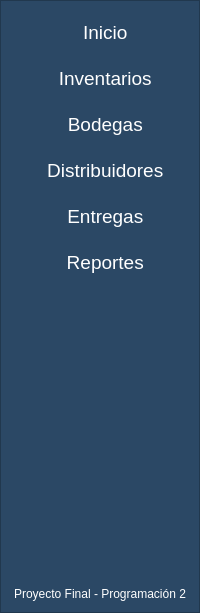
        <widget class="QFrame" name="frame_lateral">
         <property name="minimumSize">
          <size>
           <width>200</width>
           <height>0</height>
          </size>
         </property>
         <property name="maximumSize">
          <size>
           <width>200</width>
           <height>16777215</height>
          </size>
         </property>
         <property name="font">
          <font>
           <family>Segoe UI</family>
           <pointsize>12</pointsize>
          </font>
         </property>
         <property name="styleSheet">
          <string notr="true">QFrame{
background-color: #2b4865;
}

QPushButton{
background-color: #2b4865;
border-top-left-radius: 20px;
border-bottom-left-radius: 20px;
}

QPushButton:hover{
background-color: #20c4cb;
border-top-left-radius: 20px;
border-bottom-left-radius: 20px;
}</string>
         </property>
         <property name="frameShape">
          <enum>QFrame::StyledPanel</enum>
         </property>
         <property name="frameShadow">
          <enum>QFrame::Raised</enum>
         </property>
         <layout class="QVBoxLayout" name="verticalLayout_3">
          <item>
           <widget class="QPushButton" name="pushButton_inicio">
            <property name="minimumSize">
             <size>
              <width>0</width>
              <height>40</height>
             </size>
            </property>
            <property name="maximumSize">
             <size>
              <width>16777215</width>
              <height>40</height>
             </size>
            </property>
            <property name="font">
             <font>
              <family>Segoe UI</family>
              <pointsize>14</pointsize>
             </font>
            </property>
            <property name="styleSheet">
             <string notr="true">color: rgb(255, 255, 255);</string>
            </property>
            <property name="text">
             <string>  Inicio</string>
            </property>
            <property name="icon">
             <iconset>
              <normaloff>../7c7969d2/home-5801.png</normaloff>../7c7969d2/home-5801.png</iconset>
            </property>
            <property name="iconSize">
             <size>
              <width>32</width>
              <height>32</height>
             </size>
            </property>
           </widget>
          </item>
          <item>
           <widget class="QPushButton" name="pushButton_inv">
            <property name="minimumSize">
             <size>
              <width>0</width>
              <height>40</height>
             </size>
            </property>
            <property name="maximumSize">
             <size>
              <width>16777215</width>
              <height>40</height>
             </size>
            </property>
            <property name="font">
             <font>
              <family>Segoe UI</family>
              <pointsize>14</pointsize>
             </font>
            </property>
            <property name="styleSheet">
             <string notr="true">color: rgb(255, 255, 255);</string>
            </property>
            <property name="text">
             <string>  Inventarios</string>
            </property>
            <property name="icon">
             <iconset>
              <normaloff>../c1b3981b/basket-5855.png</normaloff>../c1b3981b/basket-5855.png</iconset>
            </property>
            <property name="iconSize">
             <size>
              <width>32</width>
              <height>32</height>
             </size>
            </property>
            <property name="flat">
             <bool>false</bool>
            </property>
           </widget>
          </item>
          <item>
           <widget class="QPushButton" name="pushButton_bod">
            <property name="minimumSize">
             <size>
              <width>0</width>
              <height>40</height>
             </size>
            </property>
            <property name="maximumSize">
             <size>
              <width>16777215</width>
              <height>40</height>
             </size>
            </property>
            <property name="font">
             <font>
              <family>Segoe UI</family>
              <pointsize>14</pointsize>
             </font>
            </property>
            <property name="styleSheet">
             <string notr="true">color: rgb(255, 255, 255);</string>
            </property>
            <property name="text">
             <string>  Bodegas</string>
            </property>
            <property name="icon">
             <iconset>
              <normaloff>../7f6c7a9e/store-5853.png</normaloff>../7f6c7a9e/store-5853.png</iconset>
            </property>
            <property name="iconSize">
             <size>
              <width>32</width>
              <height>32</height>
             </size>
            </property>
           </widget>
          </item>
          <item>
           <widget class="QPushButton" name="pushButton_dist">
            <property name="minimumSize">
             <size>
              <width>0</width>
              <height>40</height>
             </size>
            </property>
            <property name="maximumSize">
             <size>
              <width>16777215</width>
              <height>40</height>
             </size>
            </property>
            <property name="font">
             <font>
              <family>Segoe UI</family>
              <pointsize>14</pointsize>
             </font>
            </property>
            <property name="styleSheet">
             <string notr="true">color: rgb(255, 255, 255);</string>
            </property>
            <property name="text">
             <string>  Distribuidores</string>
            </property>
            <property name="icon">
             <iconset>
              <normaloff>../a9d8ba0a/delivery-truck-5852.png</normaloff>../a9d8ba0a/delivery-truck-5852.png</iconset>
            </property>
            <property name="iconSize">
             <size>
              <width>32</width>
              <height>32</height>
             </size>
            </property>
           </widget>
          </item>
          <item>
           <widget class="QPushButton" name="pushButton_ent">
            <property name="minimumSize">
             <size>
              <width>0</width>
              <height>40</height>
             </size>
            </property>
            <property name="maximumSize">
             <size>
              <width>16777215</width>
              <height>40</height>
             </size>
            </property>
            <property name="font">
             <font>
              <family>Segoe UI</family>
              <pointsize>14</pointsize>
             </font>
            </property>
            <property name="styleSheet">
             <string notr="true">color: rgb(255, 255, 255);</string>
            </property>
            <property name="text">
             <string>  Entregas</string>
            </property>
            <property name="icon">
             <iconset>
              <normaloff>../f069b90d/delivery-5851.png</normaloff>../f069b90d/delivery-5851.png</iconset>
            </property>
            <property name="iconSize">
             <size>
              <width>32</width>
              <height>32</height>
             </size>
            </property>
           </widget>
          </item>
          <item>
           <widget class="QPushButton" name="pushButton_rep">
            <property name="minimumSize">
             <size>
              <width>0</width>
              <height>40</height>
             </size>
            </property>
            <property name="maximumSize">
             <size>
              <width>16777215</width>
              <height>40</height>
             </size>
            </property>
            <property name="font">
             <font>
              <family>Segoe UI</family>
              <pointsize>14</pointsize>
             </font>
            </property>
            <property name="styleSheet">
             <string notr="true">color: rgb(255, 255, 255);</string>
            </property>
            <property name="text">
             <string>  Reportes</string>
            </property>
            <property name="icon">
             <iconset>
              <normaloff>../9f18e30c/documents-5773.png</normaloff>../9f18e30c/documents-5773.png</iconset>
            </property>
            <property name="iconSize">
             <size>
              <width>32</width>
              <height>32</height>
             </size>
            </property>
           </widget>
          </item>
          <item>
           <spacer name="verticalSpacer">
            <property name="orientation">
             <enum>Qt::Vertical</enum>
            </property>
            <property name="sizeHint" stdset="0">
             <size>
              <width>20</width>
              <height>299</height>
             </size>
            </property>
           </spacer>
          </item>
          <item>
           <widget class="QLabel" name="label">
            <property name="font">
             <font>
              <family>Segoe UI</family>
              <pointsize>9</pointsize>
             </font>
            </property>
            <property name="styleSheet">
             <string notr="true">color: rgb(255, 255, 255);</string>
            </property>
            <property name="text">
             <string>Proyecto Final - Programación 2</string>
            </property>
            <property name="alignment">
             <set>Qt::AlignCenter</set>
            </property>
           </widget>
          </item>
         </layout>
        </widget>
